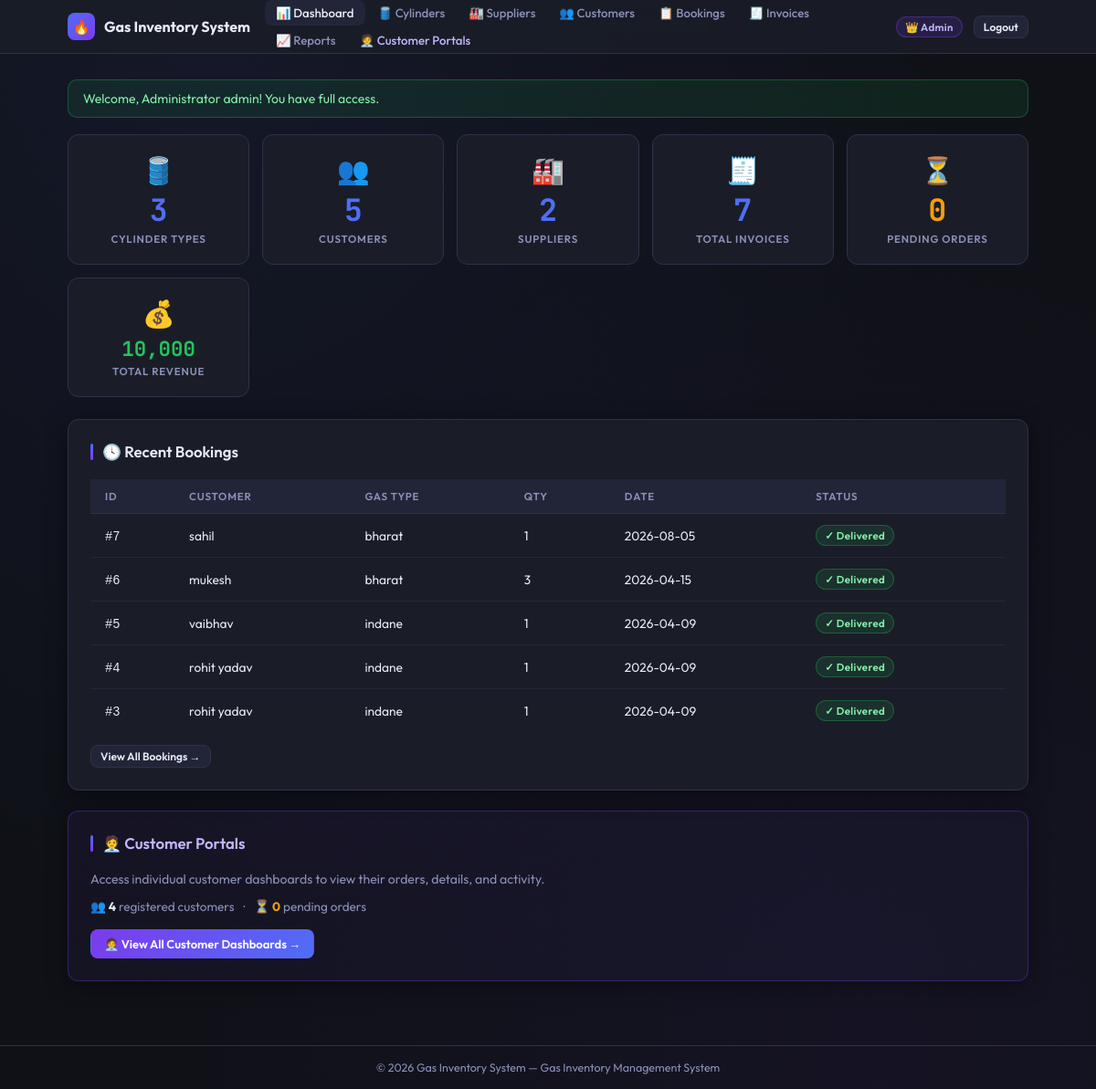
/dashboard.php (signed in), run on the app's committed database.
### tables this page shows
CREATE TABLE bookings (
    id INTEGER PRIMARY KEY AUTOINCREMENT,
    customer_id INTEGER NOT NULL,
    gas_type TEXT NOT NULL,
    quantity INTEGER NOT NULL,
    date TEXT NOT NULL,
    status TEXT NOT NULL,
    notes TEXT,
    created_at TEXT NOT NULL,
    FOREIGN KEY(customer_id) REFERENCES customers(id) ON DELETE CASCADE
);

CREATE TABLE customers (
        id INTEGER PRIMARY KEY AUTOINCREMENT,
        name TEXT NOT NULL,
        phone TEXT,
        address TEXT,
        created_at TEXT NOT NULL
    , email TEXT, user_id INTEGER);

### functions.php (called while the page is built, shortened)
<?php
function flash($message = null) {
    if ($message === null) {
        if (isset($_SESSION['_flash'])) {
            $msg = $_SESSION['_flash'];
            return $msg;
        }
        return null;
    }
}
function is_logged_in() {
    return !empty($_SESSION['user_id']);
}
function is_admin() {
    return isset($_SESSION['role']) && $_SESSION['role'] === 'admin';
}
function is_customer() {
    return isset($_SESSION['role']) && $_SESSION['role'] === 'customer';
}
function sanitize($value) {
    return htmlspecialchars($value ?? '', ENT_QUOTES | ENT_SUBSTITUTE, 'UTF-8');
}

### dashboard.php (the view, shortened to what this page needs)
<?php
require_once __DIR__ . '/functions.php';
$db = get_db();
$totals['cylinders'] = $db->query('SELECT COUNT(*) AS cnt FROM cylinders')->fetch()['cnt'];
$totals['customers'] = $db->query('SELECT COUNT(*) AS cnt FROM customers')->fetch()['cnt'];
$totals['suppliers'] = $db->query('SELECT COUNT(*) AS cnt FROM suppliers')->fetch()['cnt'];
$totals['sales']     = $db->query('SELECT COUNT(*) AS cnt FROM invoices')->fetch()['cnt'];
$totals['pending']   = $db->query("SELECT COUNT(*) AS cnt FROM bookings WHERE status='Pending'")->fetch()['cnt'];
$totals['revenue']   = $db->query('SELECT COALESCE(SUM(total_price),0) AS s FROM invoices')->fetch()['s'];
$recentBookings = $db->query(
    "SELECT b.*, c.name AS customer_name FROM bookings b
     LEFT JOIN customers c ON b.customer_id = c.id
     ORDER BY b.created_at DESC LIMIT 5"
)->fetchAll();
require __DIR__ . '/header.php';
?>
<div class="stats-grid">
  <div class="stat-card">
    <div class="stat-icon">🛢️</div>
    <div class="stat-value"><?php echo (int)$totals['cylinders']; ?></div>
    <div class="stat-label">Cylinder Types</div>
  </div>
  <div class="stat-card">
    <div class="stat-icon">👥</div>
    <div class="stat-value"><?php echo (int)$totals['customers']; ?></div>
    <div class="stat-label">Customers</div>
  </div>
  <div class="stat-card">
    <div class="stat-icon">🏭</div>
    <div class="stat-value"><?php echo (int)$totals['suppliers']; ?></div>
    <div class="stat-label">Suppliers</div>
  </div>
  <div class="stat-card">
    <div class="stat-icon">🧾</div>
    <div class="stat-value"><?php echo (int)$totals['sales']; ?></div>
    <div class="stat-label">Total Invoices</div>
  </div>
  <div class="stat-card">
    <div class="stat-icon">⏳</div>
    <div class="stat-value" style="color:var(--warning);"><?php echo (int)$totals['pending']; ?></div>
    <div class="stat-label">Pending Orders</div>
  </div>
  <div class="stat-card">
    <div class="stat-icon">💰</div>
    <div class="stat-value" style="color:var(--success); font-size:1.4rem;"><?php echo number_format((float)$totals['revenue'], 0); ?></div>
    <div class="stat-label">Total Revenue</div>
  </div>
</div>
<div class="card">
  <h2>🕓 Recent Bookings</h2>
  <?php if (empty($recentBookings)): ?>
    <p style="color:var(--text-muted); text-align:center; padding:20px 0;">No bookings yet. <a href="bookings.php">Create one →</a></p>
  <?php else: ?>
  <div class="table-wrap">
  <table>
    <thead>
      <tr><th>ID</th><th>Customer</th><th>Gas Type</th><th>Qty</th><th>Date</th><th>Status</th></tr>
    </thead>
    <tbody>
      <?php foreach ($recentBookings as $b): ?>
        <tr>
          <td><code>#<?php echo (int)$b['id']; ?></code></td>
          <td><?php echo sanitize($b['customer_name']); ?></td>
          <td><?php echo sanitize($b['gas_type']); ?></td>
          <td><?php echo (int)$b['quantity']; ?></td>
          <td><?php echo sanitize($b['date']); ?></td>
          <td>
            <?php if ($b['status'] === 'Delivered'): ?>
              <span class="badge badge-success">✓ Delivered</span>
            <?php else: ?>
              <span class="badge badge-warning">⏳ Pending</span>
            <?php endif; ?>
          </td>
        </tr>
      <?php endforeach; ?>
    </tbody>
  </table>
  </div>
  <div style="margin-top:14px;"><a href="bookings.php" class="button secondary sm">View All Bookings →</a></div>
  <?php endif; ?>
</div>
<?php if (is_admin()): ?>
<div class="card" style="border-color:rgba(124,58,237,0.35); background:linear-gradient(135deg, rgba(124,58,237,0.06), rgba(79,110,247,0.04));">
  <h2 style="color:#c4b5fd;">🧑‍💼 Customer Portals</h2>
  <?php
    $db2 = get_db();
    $custStats = $db2->query(
        "SELECT COUNT(*) AS total,
         SUM(CASE WHEN u.role='customer' THEN 1 ELSE 0 END) AS registered
         FROM customers c LEFT JOIN users u ON u.id=c.user_id"
    )->fetch();
    $pendingAll = $db2->query("SELECT COUNT(*) AS cnt FROM bookings WHERE status='Pending'")->fetch()['cnt'];
  ?>
  <div style="display:flex; gap:16px; align-items:center; flex-wrap:wrap;">
    <div style="flex:1; min-width:200px;">
      <p style="color:var(--text-muted); font-size:0.88rem; margin-bottom:12px;">
        Access individual customer dashboards to view their orders, details, and activity.
      </p>
      <div style="display:flex; gap:10px; flex-wrap:wrap; font-size:0.85rem; color:var(--text-muted); margin-bottom:16px;">
        <span>👥 <strong style="color:var(--text);"><?php echo (int)$custStats['registered']; ?></strong> registered customers</span>
        <span>·</span>
        <span>⏳ <strong style="color:var(--warning);"><?php echo (int)$pendingAll; ?></strong> pending orders</span>
      </div>
      <a href="admin_customers.php" class="button" style="background:linear-gradient(135deg,#7c3aed,#4f6ef7);">
        🧑‍💼 View All Customer Dashboards →
      </a>
    </div>
  </div>
</div>
<?php endif; ?>
<?php require __DIR__ . '/footer.php'; ?>

### header.php (shortened to what this page needs)
<?php
require_once __DIR__ . '/functions.php';
$currentPage = basename($_SERVER['SCRIPT_NAME']);
$isAdmin = is_admin();
$isCustomer = is_customer();
?>
<!doctype html>
<html lang="en">
<head>
  <link rel="stylesheet" href="styles.css" />
</head>
<body>
<header>
  <div class="header-inner">
    <a href="<?php echo $isCustomer ? 'customer_dashboard.php' : 'dashboard.php'; ?>" class="logo">
      <div class="logo-icon">🔥</div>
      <?php echo sanitize(APP_NAME); ?>
    </a>
    <?php if (is_logged_in()): ?>
    <?php if (!$isCustomer): ?>
    <nav>
      <a href="dashboard.php" class="<?php echo $currentPage === 'dashboard.php' ? 'active' : ''; ?>">📊 Dashboard</a>
      <a href="cylinders.php" class="<?php echo $currentPage === 'cylinders.php' ? 'active' : ''; ?>">🛢️ Cylinders</a>
      <a href="suppliers.php" class="<?php echo $currentPage === 'suppliers.php' ? 'active' : ''; ?>">🏭 Suppliers</a>
      <a href="customers.php" class="<?php echo $currentPage === 'customers.php' ? 'active' : ''; ?>">👥 Customers</a>
      <a href="bookings.php" class="<?php echo $currentPage === 'bookings.php' ? 'active' : ''; ?>">📋 Bookings</a>
      <a href="invoice.php" class="<?php echo $currentPage === 'invoice.php' ? 'active' : ''; ?>">🧾 Invoices</a>
      <a href="reports.php" class="<?php echo $currentPage === 'reports.php' ? 'active' : ''; ?>">📈 Reports</a>
      <?php if ($isAdmin): ?>
      <a href="admin_customers.php" class="<?php echo $currentPage === 'admin_customers.php' ? 'active' : ''; ?>" style="color:#c4b5fd;">🧑‍💼 Customer Portals</a>
      <?php endif; ?>
    </nav>
    <?php endif; ?>
    <div class="nav-end">
      <span class="badge <?php echo $isAdmin ? 'badge-admin' : ($isCustomer ? '' : 'badge-info'); ?>" style="<?php echo $isCustomer ? 'background:rgba(34,197,94,0.12);border:1px solid rgba(34,197,94,0.3);color:#86efac;' : ''; ?> margin-right:6px;">
        <?php
          if ($isAdmin) echo '👑 Admin';
          elseif ($isCustomer) echo '🛒 ' . sanitize($_SESSION['username'] ?? 'Customer');
          else echo '👤 ' . sanitize($_SESSION['username'] ?? 'Staff');
        ?>
      </span>
      <a href="logout.php" class="button secondary sm">Logout</a>
    </div>
    <?php endif; ?>
  </div>
</header>
<main class="container">
  <?php if ($msg = flash()): ?>
    <div class="alert <?php
      if (strpos($msg, 'success') !== false || strpos($msg, 'successfully') !== false || strpos($msg, 'Welcome') !== false) echo 'success';
      elseif (strpos($msg, 'error') !== false || strpos($msg, 'denied') !== false || strpos($msg, 'Invalid') !== false) echo 'error';
      else echo 'warning';
    ?>">
      <?php echo sanitize($msg); ?>
    </div>
  <?php endif; ?>

### footer.php
</main>
<footer>
  <div class="container">
    &copy; <?php echo date('Y'); ?> <?php echo sanitize(APP_NAME); ?> &mdash; Gas Inventory Management System
  </div>
</footer>
</body>
</html>

### data on the page
bookings: id "7", customer.name "sahil", gas_type "bharat", quantity "1", date "2026-08-05", status "✓ Delivered"
bookings: id "6", customer.name "mukesh", gas_type "bharat", quantity "3", date "2026-04-15", status "✓ Delivered"
bookings: id "5", customer.name "vaibhav", gas_type "indane", quantity "1", date "2026-04-09", status "✓ Delivered"
bookings: id "4", customer.name "rohit yadav", gas_type "indane", quantity "1", date "2026-04-09", status "✓ Delivered"
bookings: id "3", customer.name "rohit yadav", gas_type "indane", quantity "1", date "2026-04-09", status "✓ Delivered"

### other printed values
APP_NAME "Gas Inventory System"
$msg "Welcome, Administrator admin! You have full access."
$totals['cylinders'] "3"
$totals['customers'] "5"
$totals['suppliers'] "2"
$totals['sales'] "7"
$totals['pending'] "0"
$totals['revenue'] "10,000"
$custStats['registered'] "4"
$pendingAll "0"
